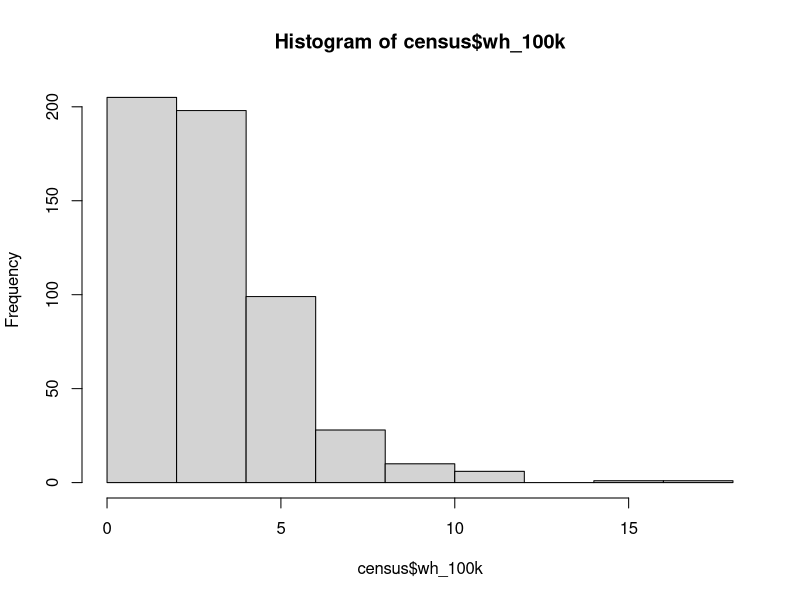
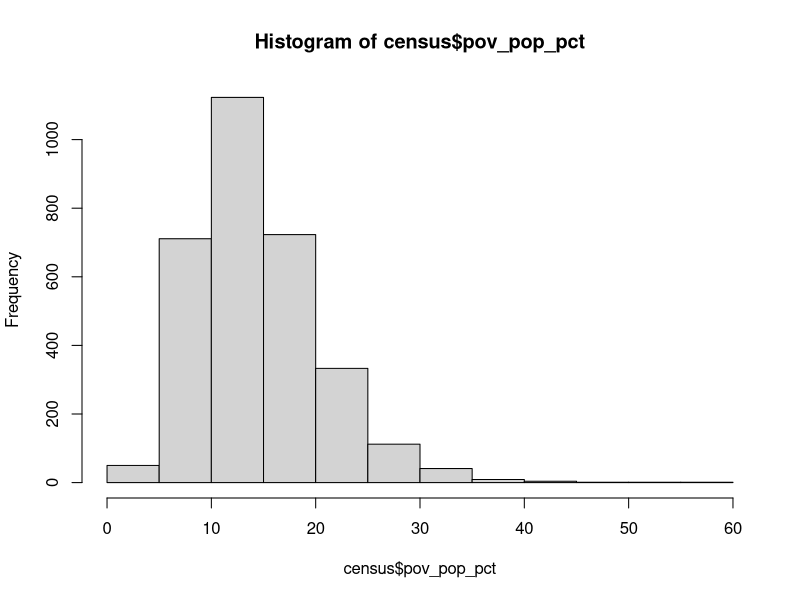
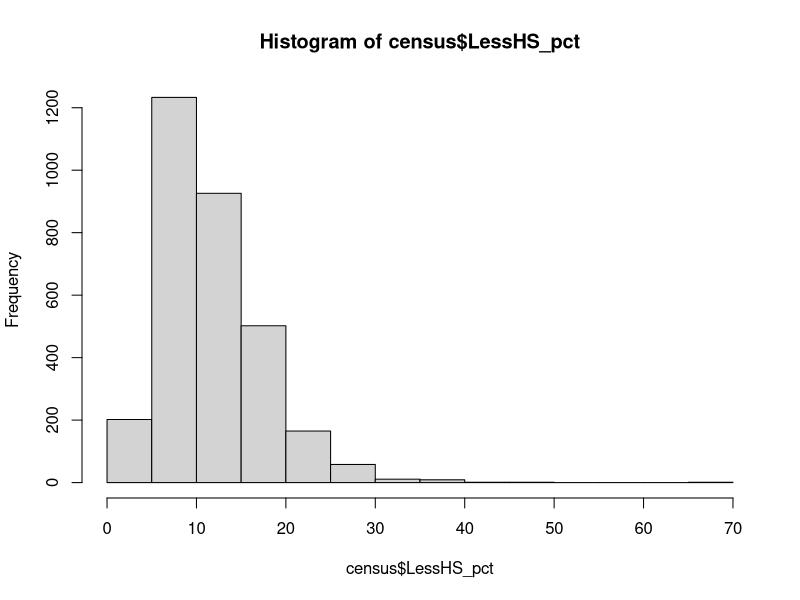
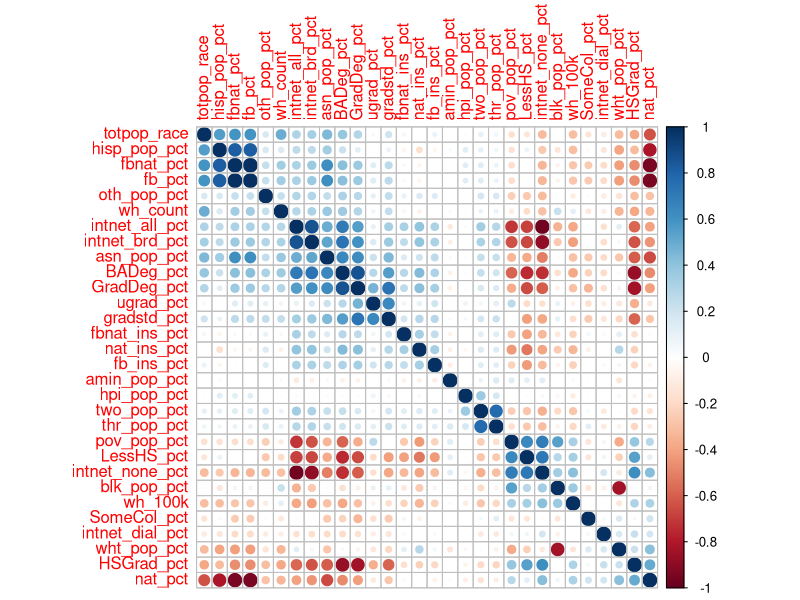
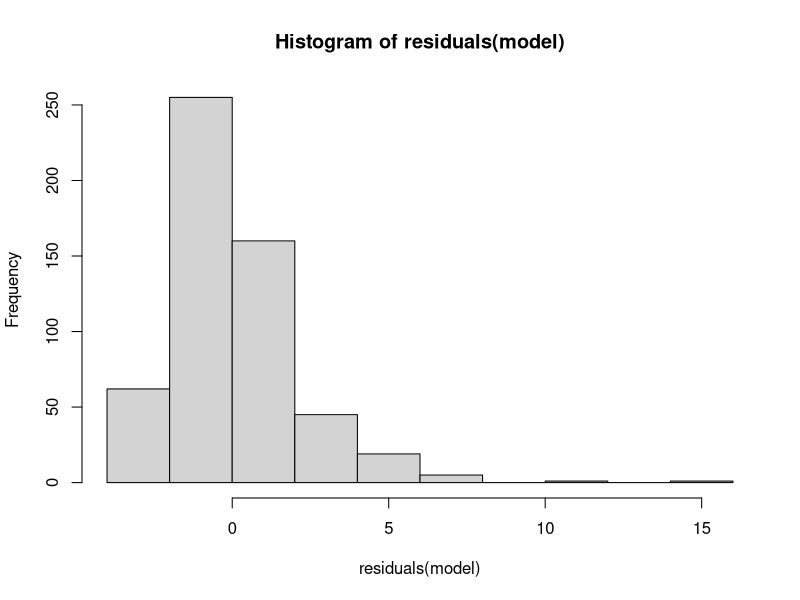
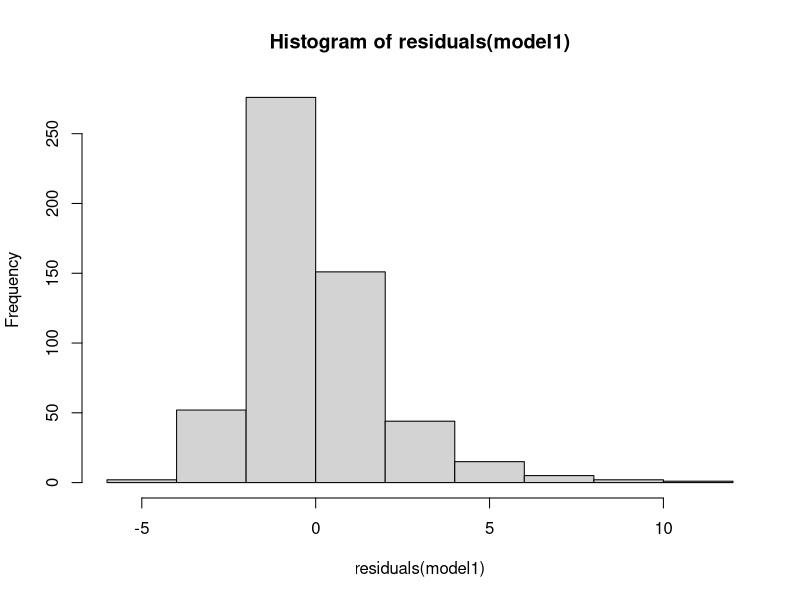

The R source for these figures, in order:
## ---- chunk 1
library(tidyverse)
library(sf)
library(corrplot)
library(car)

wh_cty<-read_csv("data/wh_locations_coords.csv") %>%
  count(cty_fips,name="wh_count") #Creates count of WH per county
census<-read_csv("data/ACSCtyData_2022ACS.csv") %>%
  left_join(wh_cty) %>%
  mutate(wh_100k=wh_count/totpop_race*100000)
## ---- chunk 2
hist(census$wh_100k)
hist(census$pov_pop_pct)
hist(census$LessHS_pct)

## ---- chunk 3
census_sel<-census %>%
  filter(is.na(wh_100k)==FALSE) #Removes counties without Waffle Houses

correlation_matrix <- cor(census_sel %>% select(totpop_race,wht_pop_pct:fb_ins_pct,wh_count,wh_100k))
corrplot(correlation_matrix,order="hclust")

## ---- chunk 4
model<-lm(wh_100k~pov_pop_pct+LessHS_pct, data=census_sel)
summary(model)
## ---- chunk 5
vif(model)
## ---- chunk 6
hist(residuals(model))
## ---- chunk 7
model1<-(lm(wh_100k~pov_pop_pct+fb_pct+wht_pop_pct+intnet_all_pct, 
           data=census_sel))
summary(model1)
vif(model1)
hist(residuals(model1))

## ---- chunk 8
model2<-(lm(wh_100k~pov_pop_pct+fb_pct+wht_pop_pct+intnet_all_pct+st_name, 
           data=census_sel))
summary(model2)
